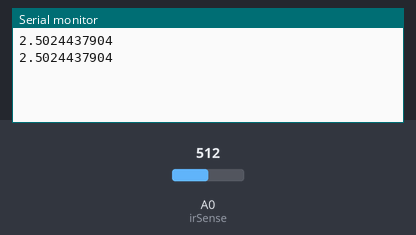
Simulated run of this sketch. Board: Arduino Uno, built with avr-gcc and run on an emulated ATmega328P. Parts: the last lines printed to the serial monitor. Inputs (shaded band) come from the test bench; at power-on: A0 (irSense) = 512.

Above: at 1.2 s.
1.3 s: A0 (irSense) set to 716
At 2.6 s:
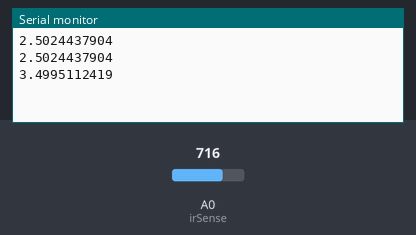
2.8 s: A0 (irSense) set to 900
At 3.5 s:
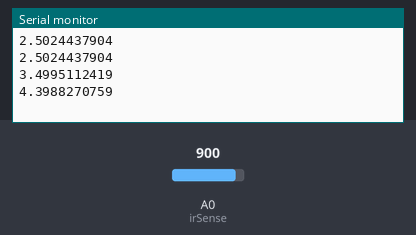
Timing chart, 0 to 5.8 s (numbered marks = the images above; inputs shaded):
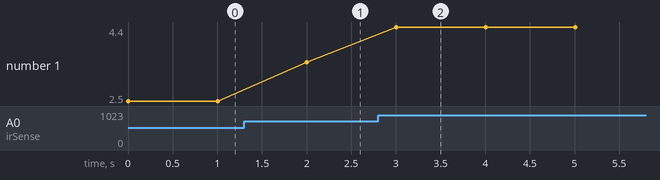

Measured:
- after the input at 1.3 s, the serial monitor: prints a new line after 0.70 s (image 1)
- after the input at 2.8 s, the serial monitor: prints a new line after 0.21 s (image 2)
- plotted number 1: 2.5 → 3.5 after the input at 1.3 s, 3.5 → 4.4 after the input at 2.8 s

The sketch:

VoltageMeasuring.ino
```cpp
/*
 Sharp GP2Y0A710K0F infrared proximity sensor (#28999)
 Displays raw digital value of approximate distance every
 quarter second (250 milliseconds).

 Distance measurement range is 100cm to 550cm (39.3" to 216.5")

 Returns basic 10-bit analog-to-digital value where 0=0 volts, and 1023=5 volts,
 and displays it in the Arduino Serial Monitor window. After uploading the
 sketch, open the Serial Monitor and be sure to set communication speed
 to 9600 baud.

 Typical values are from 340 to 380 (maximum distance) to 545-610, indicating
 minimum distance. Values outside these ranges may occur when the object
 is too close to the sensor (under 100cm)

 Keep in mind output is not linear to distance. See the Sharp GP2Y0A710K0F
 datasheet for more information.

 This example code is for the Arduino Uno and direct compatible boards, using the
 Arduino 1.0 or later IDE software. It has not been tested, nor designed for, other
 Arduino boards, including the Arduino Due.

Connections:
Sensor       Arduino
GND          GND
Vcc          5V
VO(utput)    Analog pin 0 (A0)

Note: The following standard color-coded is use with the adapter cable included
from Parallax with this sensor:

Color       Connection on sensor
Black       GND
Red         Vcc
White       VO

*/

const int irSense = A0;            // Connect sensor to analog pin A0
int sensor,voltage,distance = 0;

void setup() {
  Serial.begin(9600);              // Use Serial Monitor window
}

void loop() {
  sensor = analogRead(irSense);  // Read the sensor
  float voltage = analogRead(A0)  * (5.0 / 1023.0);

  Serial.println(voltage, DEC);   // Display value in Serial Monitor window
  delay(1000);                      // Wait 1/4 second for the next read
}
```
